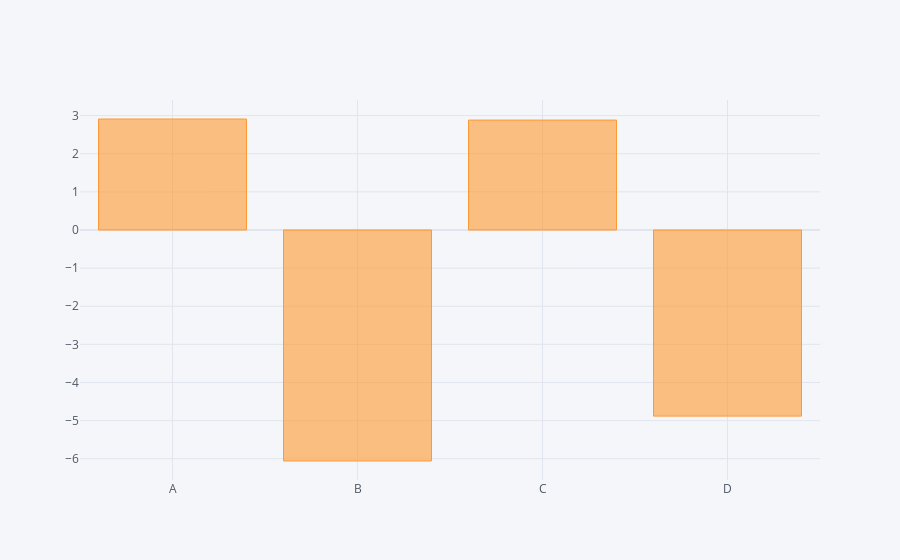

Notebook source saved alongside this figure:
### Code cell
df.sum().iplot(kind='bar')

### Figure 1 — Plotly figure (JSON) as saved in the notebook; plotly's stock layout.template omitted (floating-point values rounded to 4 significant figures)
{"data": [{"marker": {"color": "rgba(255, 153, 51, 0.6)", "line": {"color": "rgba(255, 153, 51, 1.0)", "width": 1}}, "name": "None", "orientation": "v", "text": "", "type": "bar", "x": ["A", "B", "C", "D"], "y": [2.911, -6.059, 2.882, -4.881]}], "layout": {"legend": {"bgcolor": "#F5F6F9", "font": {"color": "#4D5663"}}, "paper_bgcolor": "#F5F6F9", "plot_bgcolor": "#F5F6F9", "title": {"font": {"color": "#4D5663"}}, "xaxis": {"gridcolor": "#E1E5ED", "showgrid": true, "tickfont": {"color": "#4D5663"}, "title": {"font": {"color": "#4D5663"}, "text": ""}, "zerolinecolor": "#E1E5ED"}, "yaxis": {"gridcolor": "#E1E5ED", "showgrid": true, "tickfont": {"color": "#4D5663"}, "title": {"font": {"color": "#4D5663"}, "text": ""}, "zerolinecolor": "#E1E5ED"}}}
